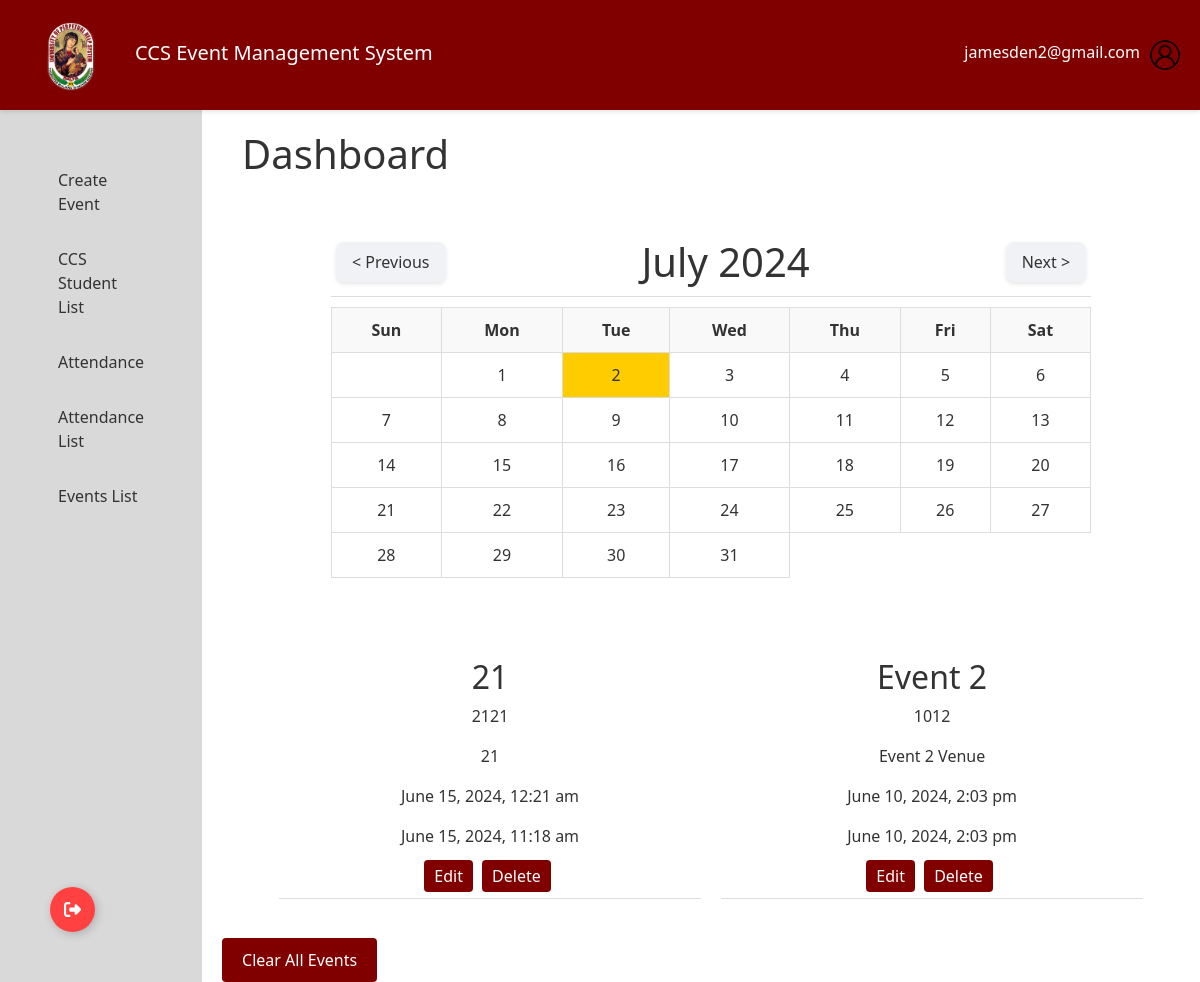
The page /home.php (signed in) on the database its author committed.
### tables this page shows
CREATE TABLE `events` (
  `id` int(11) NOT NULL,
  `title` varchar(255) NOT NULL,
  `code` varchar(255) NOT NULL,
  `venue` text NOT NULL,
  `start_datetime` datetime NOT NULL,
  `end_datetime` datetime NOT NULL,
  `create_user_id` int(11) NOT NULL,
  `update_user_id` int(11) NOT NULL,
  `created_at` datetime NOT NULL DEFAULT current_timestamp(),
  `updated_at` datetime NOT NULL DEFAULT current_timestamp() ON UPDATE current_timestamp()
);

### home.php (the view, shortened to what this page needs)
<?php
$email = $_SESSION['email'];
include "inclusions/dbconnection.php";
try {
    $conn = new mysqli($servername, $username, $password, $dbname);
} catch (Exception $e) {
    die("Database connection error: " . $e->getMessage());
}
$sql = "SELECT id, title, code, venue, start_datetime, end_datetime FROM events ORDER BY start_datetime DESC";
$result = $conn->query($sql);
?>
<!doctype html>
<html lang="en">
<head>
    <link href="css/bootstrap.min.css" rel="stylesheet">
</head>
<body>
    <nav class="navbar navbar-expand-lg navbar-light">
        <div class="container">
            <a class="navbar-brand" href="#"><img src="images/UPHSD.png" alt="Logo" class="navbar-logo"> CCS Event Management System</a>
            <div class="navbar-right">
                <span><?php echo $email; ?></span>
                <img src="images/admin.png" alt="Profile Picture">
            </div>
        </div>
    </nav>
    <div class="container">
        <div class="sidebar">
            <div>
                <a href="create.php">Create Event</a>
                <a href="allccsstudent.php">CCS Student List</a>
                <a href="attendance.php">Attendance</a>
                <a href="attendancelist.php">Attendance List</a>
                <a href="eventslist.php">Events List</a>
                </div>
    <button class="Btn" onclick="logout()">
        <div class="sign"></div>
    </button>
        </div>
        <div class="content">
            <div class="dashboard">
                <h2>Dashboard</h2>
            </div>
            <div class="calendar" id="calendar"></div>
            <div class="event-list" id="eventsList">
                <?php
                if ($result->num_rows > 0) {
                    while($row = $result->fetch_assoc()) {
                        echo "<div class='event-item'>";
                        echo "<h3>" . $row["title"] . "</h3>";
                        echo "<p>" . $row["code"] . "</p>";
                        echo "<p>" . $row["venue"] . "</p>";
                        echo "<p>" . date("F j, Y, g:i a", strtotime($row["start_datetime"])) . "</p>";
                        echo "<p>" . date("F j, Y, g:i a", strtotime($row["end_datetime"])) . "</p>";
                        echo "<a href='edit_event.php?id=" . $row["id"] . "' class='edit-button'>Edit</a>&nbsp;";
                        echo "<a href='delete_event.php?id=" . $row["id"] . "' class='delete-button'>Delete</a>";
                        echo "</div>";
                    }
                } else {
                    echo "No events found";
                }
                ?>
            </div>
            <button class="clear-events-button" id="clearEventsButton">Clear All Events</button>
        </div>
    </div>
</body>
</html>

### home.php (style rules this page uses)
body, html { background-color: #fff; color: #333; margin: 0; width: 100%; padding: 0; font-family: 'Segoe UI', Tahoma, Geneva, Verdana, sans-serif; }
.navbar { background-color: #800000; padding: 0px; box-shadow: 0 2px 4px rgba(0,0,0,0.1); width: 100%; }
.navbar-brand { margin-left: 20px; color: #fff; }
.navbar-logo { height: 100px; margin-right: 10px; vertical-align: middle; }
.navbar-right { margin-right: 20px; display: flex; justify-content: flex-end; }
.navbar-right span { color: #fff; margin-right: 10px; }
.navbar-right img { width: 30px; height: 30px; border-radius: 50%; }
.container { display: flex; margin: 20px; max-width: 100%; margin: 0 auto; padding: 0; }
.sidebar { width: 220px; background-color: #d9d9d9; border-radius: ; padding: 50px; display: flex; flex-direction: column; justify-content: space-between; }
.sidebar a { color: #333; padding: 8px; text-decoration: none; font-weight: ; display: block; margin-bottom: 15px; }
.content { flex-grow: 1; margin-left: 20px; width: 100%; }
.dashboard { display: flex; justify-content: space-between; align-items: center; background-color: #fff; padding: 20px; border-radius: 8px; }
.dashboard h2 { margin: 0; }
.calendar { background-color: #fff; padding: 20px; border-radius: 8px; margin-top: 20px; max-width: 800px; margin: 20px auto; }
.event-list { background-color: #fff; padding: 20px; border-radius: 8px; margin-top: 20px; max-height: 300px; overflow-y: auto; margin: 0 auto; text-align: center; overflow-x: auto; white-space: nowrap; text-align: center; display: flex; flex-wrap: wrap; justify-content: center; }
.event-item { padding: 10px; border-bottom: 1px solid #ddd; display: inline-block; margin: 10px; flex: 0 0 45%; }
.edit-button, .delete-button { padding: 5px 10px; border-radius: 4px; color: #fff; text-decoration: none; margin-right: 5px; }
.edit-button { background-color: #800000; }
.delete-button { background-color: #800000; }
.clear-events-button { background-color: #800000; color: #fff; border: none; padding: 10px 20px; border-radius: 4px; cursor: pointer; margin-top: 20px; }
.Btn { display: flex; align-items: center; justify-content: flex-start; width: 45px; height: 45px; border: none; border-radius: 50%; cursor: pointer; position: relative; overflow: hidden; transition-duration: .3s; box-shadow: 2px 2px 10px rgba(0, 0, 0, 0.199); background-color: rgb(255, 65, 65); }
.sign { width: 100%; transition-duration: .3s; display: flex; align-items: center; justify-content: center; }
.sign svg { width: 17px; }

### rows shown on the page
events: title "21", code "2121", venue "21", start_datetime "June 15, 2024, 12:21 am", end_datetime "June 15, 2024, 11:18 am"
events: title "Event 2", code "1012", venue "Event 2 Venue", start_datetime "June 10, 2024, 2:03 pm", end_datetime "June 10, 2024, 2:03 pm"

### other values the page prints
$email "jamesden2@gmail.com"
